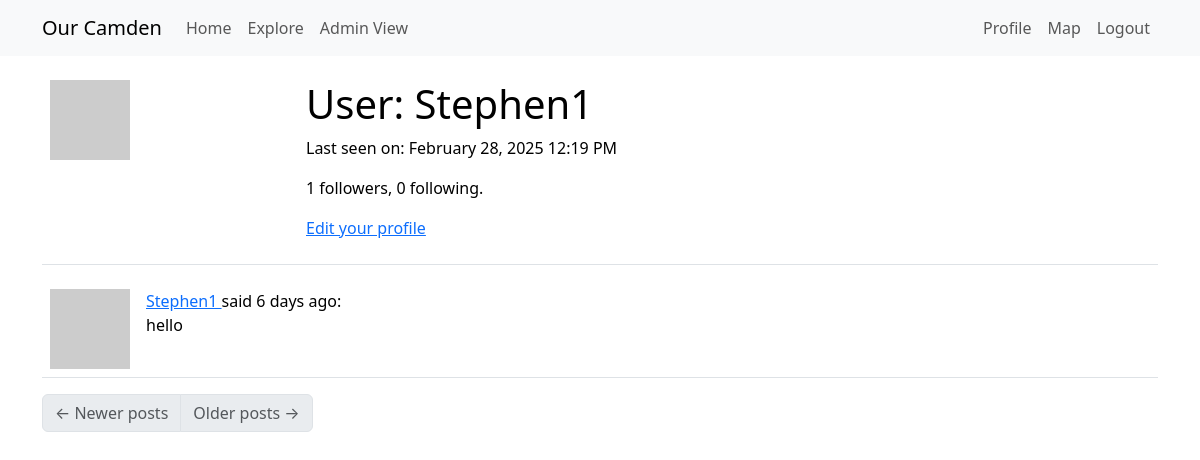
Before: /user/Stephen1 (signed in) with the older database file.
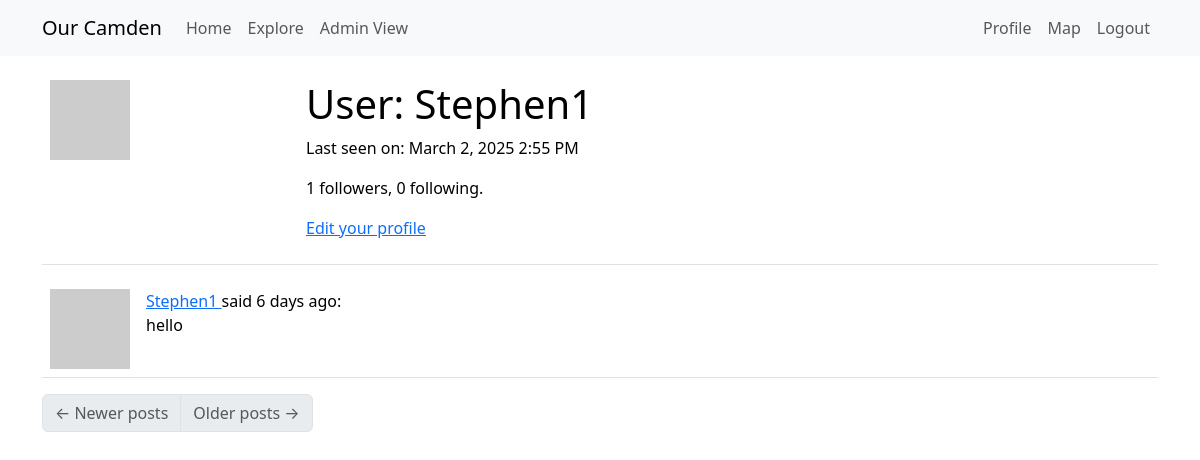
After: the same page with the newer database file.
### app/models.py (models this page shows, shortened)
class User(UserMixin, db.Model):
    __tablename__ = "User"
    __searchable__ = ['username', 'email',]
    id: so.Mapped[int] = so.mapped_column(primary_key=True) # so.Mapped gives a python data type to the attr, so.mapped_column creates the actual column
    access_level: so.Mapped[int] = so.mapped_column(
        default=0,  # Default to 0 (logged-in User)
        nullable=False
    )
    username: so.Mapped[str] = so.mapped_column(sa.String(64), index=True,
                                                unique=True)
    email: so.Mapped[str] = so.mapped_column(sa.String(120), index=True,
                                             unique=True)
    password_hash: so.Mapped[Optional[str]] = so.mapped_column(sa.String(256)) #attr can be defined as Optional
    about_me: so.Mapped[Optional[str]] = so.mapped_column(sa.String(140))
    last_seen: so.Mapped[Optional[datetime]] = so.mapped_column(
        default=lambda: datetime.now(timezone.utc))
    posts: so.WriteOnlyMapped['Post'] = so.relationship(
        back_populates='author',
        passive_deletes=True) #back_populates links Posts.author to User.posts
    following: so.WriteOnlyMapped['User'] = so.relationship(
        secondary=followers, primaryjoin=(followers.c.follower_id == id), # establish link between User and Follower tables, where the id matches (all the Users this current User follows)
        secondaryjoin=(followers.c.followed_id == id), #links followers back to Users. identifies all Users who are followed by the current User
        back_populates='followers',
        passive_deletes=True) #links User.following to Follower.followers (who the User is following)
    followers: so.WriteOnlyMapped['User'] = so.relationship(
        secondary=followers, primaryjoin=(followers.c.followed_id == id),
        secondaryjoin=(followers.c.follower_id == id),
        back_populates='following',
        passive_deletes=True) #same but for who the User is being followed by
    Markers: so.Mapped["Marker"] = so.relationship(
        "Marker",
        back_populates="creator",  # Links to the `Marker.creator` relationship
    )
    def avatar(self, size):
        digest = md5(self.email.lower().encode('utf-8')).hexdigest()
        return f'https://www.gravatar.com/avatar/{digest}?d=identicon&s={size}' #provides an automatic avatar
    def followers_count(self):
        query = sa.select(sa.func.count()).select_from(
            self.followers.select().subquery())
        return db.session.scalar(query)
    def following_count(self):
        query = sa.select(sa.func.count()).select_from(
            self.following.select().subquery())
        return db.session.scalar(query)

class Post(db.Model):
    __searchable__ = ['body']  # Fields to index
    id: so.Mapped[int] = so.mapped_column(primary_key=True)
    body: so.Mapped[str] = so.mapped_column(sa.String(140))
    timestamp: so.Mapped[datetime] = so.mapped_column(index=True, default=lambda: datetime.now(timezone.utc))
    user_id: so.Mapped[int] = so.mapped_column(sa.ForeignKey(User.id, ondelete='CASCADE'),index=True)
    author: so.Mapped[User] = so.relationship(back_populates='posts', passive_deletes=True)

### app/routes.py (the view)
@app.route('/user/<username>') # view other user profiles for follow/unfollow
@login_required
def user(username):
    user = db.first_or_404(sa.select(User).where(User.username == username)) #get the matching user otherwise return a 404 invalid page error
    page = request.args.get('page', 1, type=int)
    query = user.posts.select().order_by(Post.timestamp.desc())
    posts = db.paginate(query, page=page,
                        per_page=app.config['POSTS_PER_PAGE'],
                        error_out=False) # collect + paginate all the current user’s posts in descending time order
    next_url = url_for('user', username=user.username, page=posts.next_num) \
        if posts.has_next else None
    prev_url = url_for('user', username=user.username, page=posts.prev_num) \
        if posts.has_prev else None
    form = EmptyForm() # provide a submit button to follow/unfollow users
    return render_template('user.html', user=user, posts=posts.items,
                           next_url=next_url, prev_url=prev_url, form=form)

### app/models.py (called while the page is built)
@login.user_loader
def load_User(id):
    return db.session.get(User, int(id))

### app/routes.py (called while the page is built)
@app.before_request
def before_request(): # if user is logged in, record the time they log in, update database
    if current_user.is_authenticated:
        current_user.last_seen = datetime.now(timezone.utc)
        db.session.commit()

### app/templates/user.html (shortened to what this page needs)
{% extends "base.html" %}
{% block content %}
    <table class="table table-hover">
        <tr>
            <td width="256px"><img src="{{ user.avatar(256) }}"></td>
            <td>
                <h1>User: {{ user.username }}</h1>
                {% if user.last_seen %}
                <p>Last seen on: {{ moment(user.last_seen).format('LLL') }}</p>
                {% endif %}
                <p>{{ user.followers_count() }} followers, {{ user.following_count() }} following.</p>
                {% if user == current_user %}
                <p><a href="{{ url_for('edit_profile') }}">Edit your profile</a></p>
                {% endif %}
            </td>
        </tr>
    </table>
    {% for post in posts %}
        {% include '_post.html' %}
    {% endfor %}
    <nav aria-label="Post navigation">
        <ul class="pagination">
            <li class="page-item{% if not prev_url %} disabled{% endif %}">
                <a class="page-link" href="{{ prev_url }}">
                    <span aria-hidden="true">&larr;</span> Newer posts
                </a>
            </li>
            <li class="page-item{% if not next_url %} disabled{% endif %}">
                <a class="page-link" href="{{ next_url }}">
                    Older posts <span aria-hidden="true">&rarr;</span>
                </a>
            </li>
        </ul>
    </nav>
{% endblock %}

### app/templates/base.html (shortened to what this page needs)
<!doctype html>
<html lang="en">
  <head>
    <link rel="stylesheet" href="https://unpkg.com/leaflet@1.9.4/dist/leaflet.css"
/>
    <link
        href="https://cdn.jsdelivr.net/npm/bootstrap@5.3.2/dist/css/bootstrap.min.css"
        rel="stylesheet"
>
    <link rel="stylesheet" href="https://unpkg.com/leaflet.markercluster@1.4.1/dist/MarkerCluster.css" />
    <link rel="stylesheet" href="https://unpkg.com/leaflet.markercluster@1.4.1/dist/MarkerCluster.Default.css" />
  </head>
  <body>
    <nav class="navbar navbar-expand-lg bg-body-tertiary">
      <div class="container">
        <a class="navbar-brand" href="{{ url_for('index') }}">Our Camden</a>
        <div class="collapse navbar-collapse" id="navbarSupportedContent">
          <ul class="navbar-nav me-auto mb-2 mb-lg-0">
            <li class="nav-item">
              <a class="nav-link" aria-current="page" href="{{ url_for('index') }}">Home</a>
            </li>
            <li class="nav-item">
              <a class="nav-link" aria-current="page" href="{{ url_for('explore') }}">Explore</a>
            </li>
            {% if current_user.access_level==1 %}
            <li class="nav-item">
              <a class="nav-link" aria-disabled="false" href="{{ url_for('admin_view') }}">Admin View</a>
            </li>
            {% else %}
            <li class="nav-item">
              <a class="nav-link disabled" aria-disabled="true">Admin View</a>
            </li>
            {% endif %}
          </ul>
          <ul class="navbar-nav mb-2 mb-lg-0">
            {% if current_user.is_anonymous %}
            <li class="nav-item">
              <a class="nav-link" aria-current="page" href="{{ url_for('login') }}">Login</a>
            </li>
            {% else %}
            <li class="nav-item">
              <a class="nav-link" aria-current="page" href="{{ url_for('user', username=current_user.username) }}">Profile</a>
            </li>
            <li class="nav-item">
              <a class="nav-link" aria-current="page" href="{{ url_for('map') }}">Map</a>
            </li>
            <li class="nav-item">
              <a class="nav-link" aria-current="page" href="{{ url_for('logout') }}">Logout</a>
            </li>
            {% endif %}
          </ul>
        </div>
      </div>
    </nav>
    <div class="container mt-3">
      {% block content %}{% endblock %}
    </div>
  </body>
</html>

### app/templates/_post.html
<table class="table table-hover">
    <tr>
        <td width="70px">
            <a href="{{ url_for('user', username=post.author.username) }}">
                <img src="{{ post.author.avatar(70) }}" />
            </a>
        </td>
        <td>
            <a href="{{ url_for('user', username=post.author.username) }}">
                {{ post.author.username }}
            </a>
            said {{ moment(post.timestamp).fromNow() }}:
            <br>
            {{ post.body }}
        </td>
    </tr>
</table>

Changed rows visible on the page:
changed User "Stephen1": last_seen "February 28, 2025 12:19 PM" → "March 2, 2025 2:55 PM"
